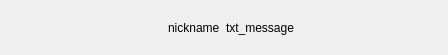
<?xml version="1.0" encoding="UTF-8"?>
<ui version="4.0">
 <class>widget_message</class>
 <widget class="QWidget" name="widget_message">
  <property name="geometry">
   <rect>
    <x>0</x>
    <y>0</y>
    <width>448</width>
    <height>55</height>
   </rect>
  </property>
  <property name="windowTitle">
   <string>Form</string>
  </property>
  <property name="styleSheet">
   <string notr="true"/>
  </property>
  <layout class="QHBoxLayout" name="horizontalLayout_2">
   <property name="spacing">
    <number>0</number>
   </property>
   <property name="leftMargin">
    <number>0</number>
   </property>
   <property name="topMargin">
    <number>0</number>
   </property>
   <property name="rightMargin">
    <number>0</number>
   </property>
   <property name="bottomMargin">
    <number>0</number>
   </property>
   <item>
    <widget class="QLabel" name="spacer_left">
     <property name="sizePolicy">
      <sizepolicy hsizetype="Expanding" vsizetype="Preferred">
       <horstretch>0</horstretch>
       <verstretch>0</verstretch>
      </sizepolicy>
     </property>
     <property name="text">
      <string/>
     </property>
    </widget>
   </item>
   <item>
    <widget class="QWidget" name="background_widget" native="true">
     <layout class="QHBoxLayout" name="horizontalLayout">
      <item>
       <widget class="QLabel" name="label_from_time">
        <property name="text">
         <string/>
        </property>
       </widget>
      </item>
      <item>
       <widget class="QLabel" name="label_nickname">
        <property name="text">
         <string>nickname</string>
        </property>
       </widget>
      </item>
      <item>
       <widget class="QLabel" name="label_message">
        <property name="text">
         <string>txt_message</string>
        </property>
        <property name="wordWrap">
         <bool>false</bool>
        </property>
       </widget>
      </item>
     </layout>
    </widget>
   </item>
   <item>
    <widget class="QLabel" name="spacer_right">
     <property name="sizePolicy">
      <sizepolicy hsizetype="Expanding" vsizetype="Preferred">
       <horstretch>0</horstretch>
       <verstretch>0</verstretch>
      </sizepolicy>
     </property>
     <property name="text">
      <string/>
     </property>
    </widget>
   </item>
  </layout>
 </widget>
 <resources/>
 <connections/>
</ui>
